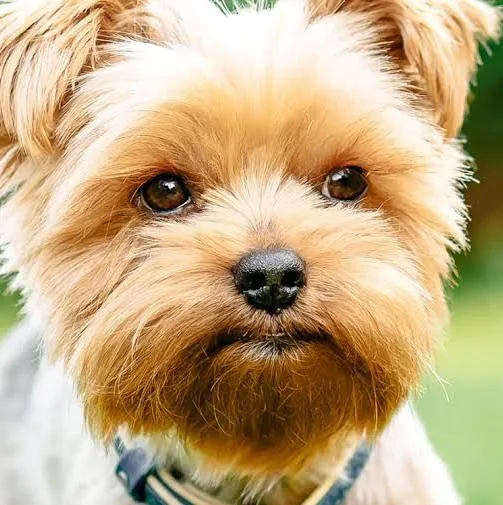
#> input picture openCV/images/dog.jpg, 503 x 505 px
$ python 10_img_pr.py
#> lines starting #> are read from the running program, lines starting #| are printed output that depends on the picture
import cv2
import os

BASE_DIR = os.path.dirname(__file__)
img_path = os.path.join(BASE_DIR, "images", "dog.jpg")

img = cv2.imread(img_path)
#> img is the input picture: shape (505, 503, 3); mean B, G, R 131.5, 171.5, 196.6

h, w = img.shape[:2]
#> h = 505; w = 503

img_small = cv2.resize(img, (w // 2, h // 2))
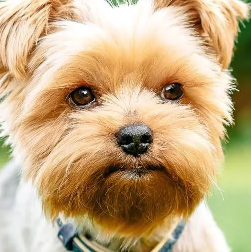
#> img_small: shape (252, 251, 3); mean B, G, R 131.3, 171.3, 196.4
flip_img = cv2.flip(img_small, 1)
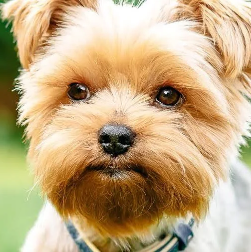
#> flip_img: shape (252, 251, 3); mean B, G, R 131.3, 171.3, 196.4
dst = img.copy()

y_s = h - flip_img.shape[0]
#> y_s = 253
y_e = h
#> y_e = 505
x_s = w - flip_img.shape[1]
#> x_s = 252
x_e = w
#> x_e = 503

dst[y_s:y_e, x_s:x_e] = flip_img
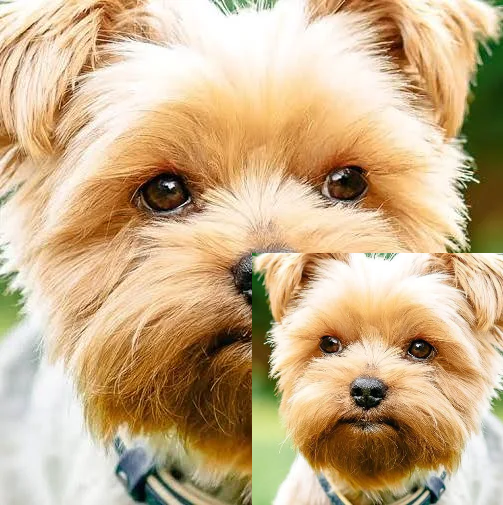
#> dst: shape (505, 503, 3); mean B, G, R 137.8, 175.3, 202.2

cv2.imshow("original", img)
cv2.imshow("result", dst)
cv2.waitKey(0)
cv2.destroyAllWindows()
